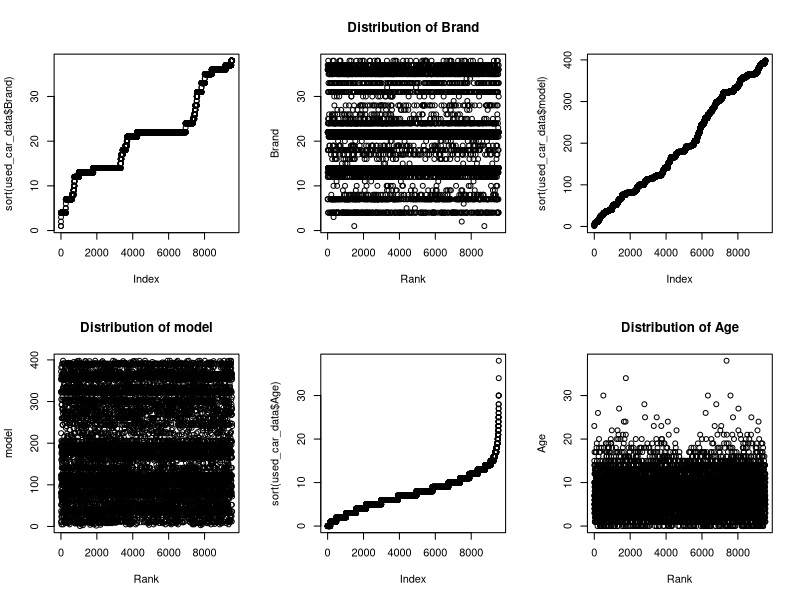
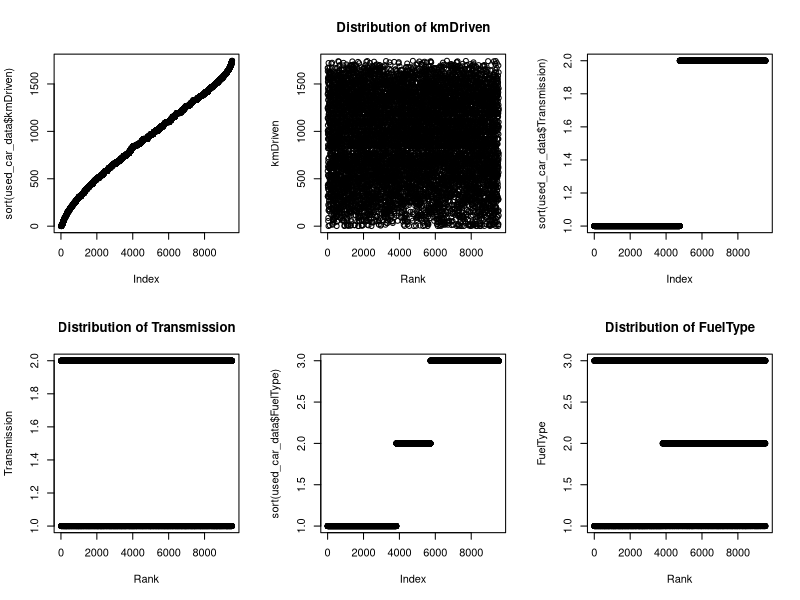
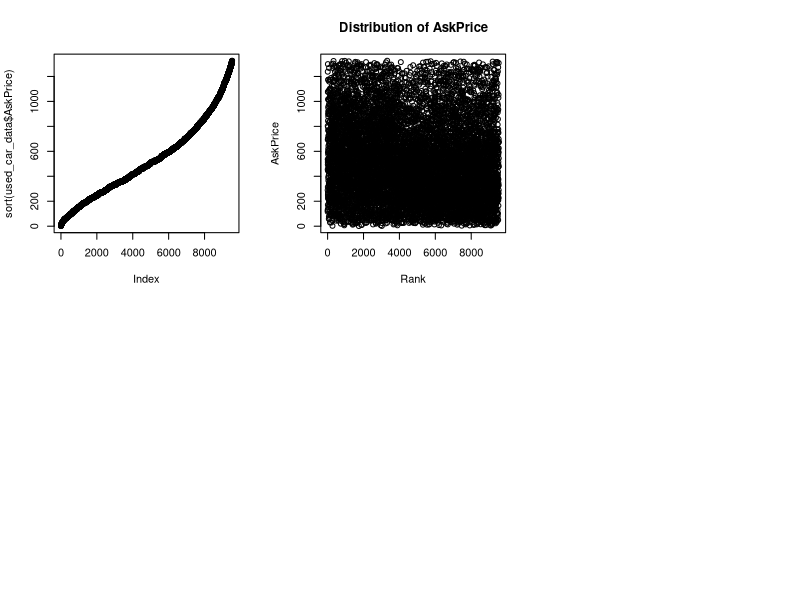
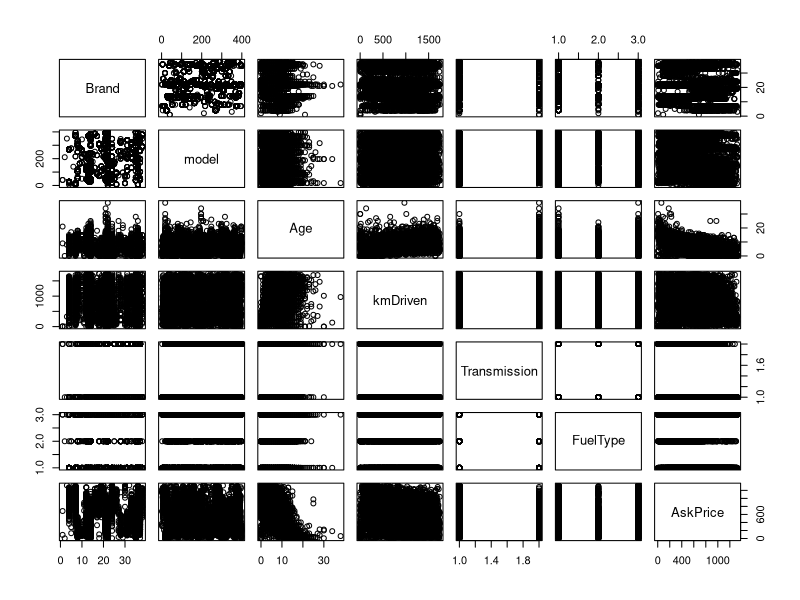
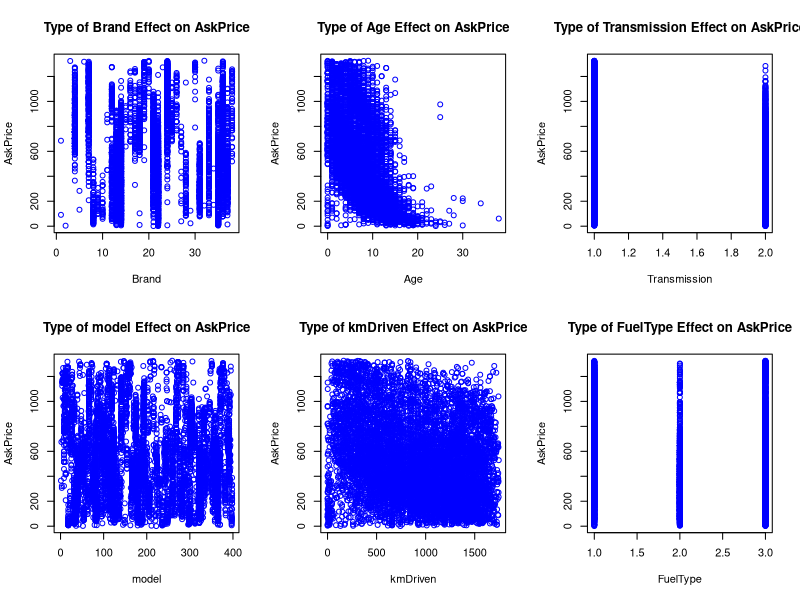
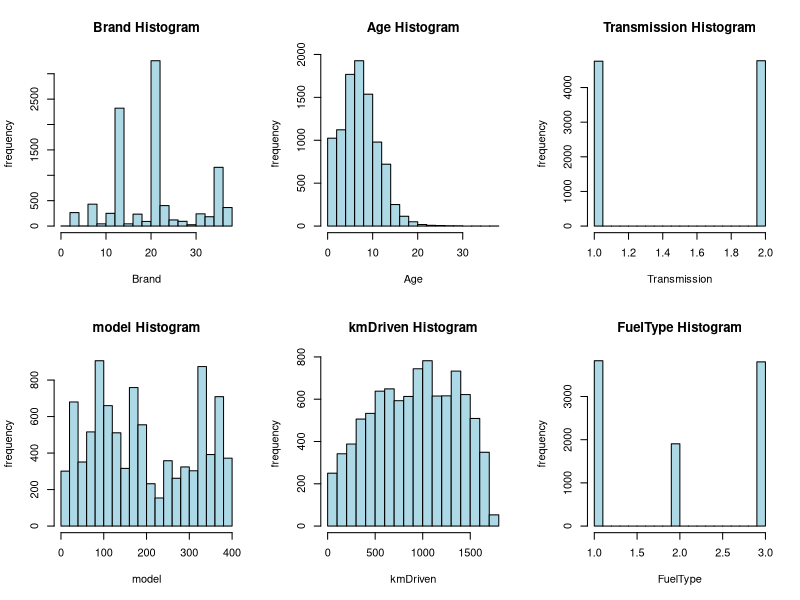
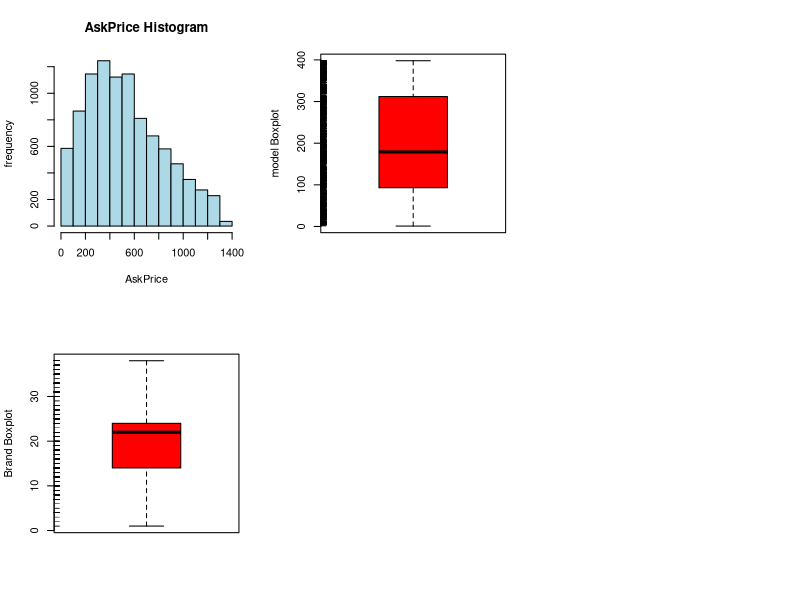
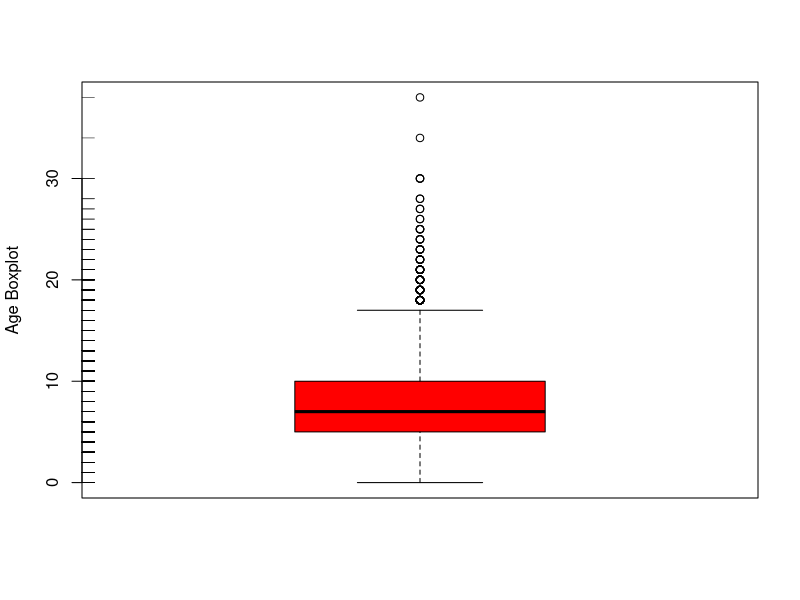

Write the R code that produced these figures, in order.

install.packages(c("dplyr", "lubridate", "tidyr"))
used_car_data <- read.csv("used_car_dataset.csv", na.strings="")
library(dplyr)
library(lubridate)
library(tidyr)
DF<-data.frame()
View(used_car_data)
dim(used_car_data)
names(used_car_data)

colSums(is.na(used_car_data))

KmDriven_counts <- table(used_car_data$kmDriven)

sorted_kmDriven_counts <- sort(KmDriven_counts, decreasing = TRUE)
most_frequent_kmDriven <- names(sorted_kmDriven_counts)[1]

print(most_frequent_kmDriven)

used_car_data <- na.omit(used_car_data)

colSums(is.na(used_car_data))
#used_car_data$PostedDate <- dmy(used_car_data$PostedDate)

 
  used_car_data <- used_car_data[, -3]
 
  used_car_data$Age[used_car_data$Age<0]<-used_car_data$Age[used_car_data$Age<0]*(-1)
  
  used_car_data <- used_car_data[, -6]
  
  used_car_data <- used_car_data[, -8]
  
  #used_car_data$KmDriven <- as.character(used_car_data$KmDriven)
  
  #.str.replace(' km', '').str.replace(',', '').astype(float)

  used_car_data$kmDriven <- as.numeric(gsub("[ km,]", "", used_car_data$kmDriven))
  
  
  used_car_data$AskPrice <- as.numeric(gsub('[₹,]', '', used_car_data$AskPrice))
  
  used_car_data$Brand <- as.factor(used_car_data$Brand)
  used_car_data$Brand <- as.numeric(used_car_data$Brand)
  
  used_car_data$model <- as.factor(used_car_data$model)
  used_car_data$model <- as.numeric(used_car_data$model)
  
  used_car_data$kmDriven <- as.factor(used_car_data$kmDriven)
  used_car_data$kmDriven <- as.numeric(used_car_data$kmDriven)
  
  used_car_data$Transmission <- as.factor(used_car_data$Transmission)
  used_car_data$Transmission <- as.numeric(used_car_data$Transmission)
  
  used_car_data$FuelType <- as.factor(used_car_data$FuelType)
  used_car_data$FuelType <- as.numeric(used_car_data$FuelType)
  used_car_data$AskPrice <- as.factor(used_car_data$AskPrice)
  used_car_data$AskPrice <- as.numeric(used_car_data$AskPrice)
  

  
  used_car_data <- used_car_data[, -7]
  str(used_car_data)
  par(mfrow=c(2,3))
  
  plot(sort(used_car_data$Brand))
  plot(used_car_data$Brand, ylab = "Brand", xlab = "Rank", main = "Distribution of Brand")
  

  plot(sort(used_car_data$model))
  plot(used_car_data$model, ylab = "model", xlab = "Rank", main = "Distribution of model")
  
  
  plot(sort(used_car_data$Age))
  plot(used_car_data$Age, ylab = "Age", xlab = "Rank", main = "Distribution of Age")
  
  
  plot(sort(used_car_data$kmDriven))
  plot(used_car_data$kmDriven, ylab = "kmDriven", xlab = "Rank", main = "Distribution of kmDriven")
  
 
  plot(sort(used_car_data$Transmission))
  plot(used_car_data$Transmission, ylab = "Transmission", xlab = "Rank", main = "Distribution of Transmission")
  

  plot(sort(used_car_data$FuelType))
  plot(used_car_data$FuelType, ylab = "FuelType", xlab = "Rank", main = "Distribution of FuelType")
  

  plot(sort(used_car_data$AskPrice))
  plot(used_car_data$AskPrice, ylab = "AskPrice", xlab = "Rank", main = "Distribution of AskPrice")
  
  plot(used_car_data)
  
  
  plot(used_car_data$Brand, used_car_data$AskPrice, 
       xlab = "Brand", ylab = "AskPrice", 
       main = "Type of Brand Effect on AskPrice", 
       col = "blue")
  
  plot(used_car_data$model, used_car_data$AskPrice, 
       xlab = "model", ylab = "AskPrice", 
       main = "Type of model Effect on AskPrice", 
       col = "blue")
  
  plot(used_car_data$Age, used_car_data$AskPrice, 
       xlab = "Age", ylab = "AskPrice", 
       main = "Type of Age Effect on AskPrice", 
       col = "blue")
  
  plot(used_car_data$kmDriven, used_car_data$AskPrice, 
       xlab = "kmDriven", ylab = "AskPrice", 
       main = "Type of kmDriven Effect on AskPrice", 
       col = "blue")
  
  
  plot(used_car_data$Transmission, used_car_data$AskPrice, 
       xlab = "Transmission", ylab = "AskPrice", 
       main = "Type of Transmission Effect on AskPrice", 
       col = "blue")
  
  
  plot(used_car_data$FuelType, used_car_data$AskPrice, 
       xlab = "FuelType", ylab = "AskPrice", 
       main = "Type of FuelType Effect on AskPrice", 
       col = "blue")
  

  hist(used_car_data$Brand, col = "lightblue", ylab="frequency" ,xlab = "Brand", main = "Brand Histogram")
  
  hist(used_car_data$model, col = "lightblue", ylab="frequency" ,xlab = "model", main = "model Histogram")
  
  hist(used_car_data$Age, col = "lightblue", ylab="frequency" ,xlab = "Age", main = "Age Histogram")
  
  hist(used_car_data$kmDriven, col = "lightblue", ylab="frequency" ,xlab = "kmDriven", main = "kmDriven Histogram") 
  
  hist(used_car_data$Transmission, col = "lightblue", ylab="frequency" ,xlab = "Transmission", main = "Transmission Histogram")
  
  hist(used_car_data$FuelType, col = "lightblue", ylab="frequency" ,xlab = "FuelType", main = "FuelType Histogram")
  
  hist(used_car_data$AskPrice, col = "lightblue", ylab="frequency" ,xlab = "AskPrice", main = "AskPrice Histogram")
  

    boxplot(used_car_data$Brand, col = rainbow(6), ylab = "Brand Boxplot")
  rug(used_car_data$Brand,side=2)

  
    boxplot(used_car_data$model, col = rainbow(6), ylab = "model Boxplot")
  rug(used_car_data$model,side=2)

  
#__founding outliers in Age
  dev.new()
    boxplot(used_car_data$Age, col = rainbow(6), ylab = "Age Boxplot")
  rug(used_car_data$Age,side=2)
  
age_out_rm <- boxplot.stats(used_car_data$Age)$out
out_in <- which(used_car_data$Age %in% c(age_out_rm))

used_car_data<-used_car_data[-out_in,] # remove outliers


dev.new()
boxplot(used_car_data[-out_in,]$Age, col = rainbow(6), ylab = "Age Boxplot")
rug(used_car_data$Age,side=2)

#____________________________

  boxplot(used_car_data$kmDriven, col = rainbow(6), ylab = "kmDriven Boxplot")
  rug(used_car_data$kmDriven,side=2)
  

  boxplot(used_car_data$Transmission, col = rainbow(6), ylab = "Transmission Boxplot")
  rug(used_car_data$Transmission,side=2)

  boxplot(used_car_data$FuelType, col = rainbow(6), ylab = "FuelType Boxplot")
  rug(used_car_data$FuelType,side=2)

  boxplot(used_car_data$AskPrice, col = rainbow(6), ylab = "AskPrice Boxplot")
  rug(used_car_data$AskPrice,side=2)

  boxplot(used_car_data, col = rainbow(6), ylab = "used_car_data Boxplot")
  

#_______________MODELS________________#
  
  # needed packages
  install.packages('caret', dependencies = TRUE)
  install.packages("xgboost")
  install.packages("caret")
  library(caret)
  
# 1. Linear Regression
  
#split data
trainIndex <- createDataPartition(used_car_data$AskPrice, p = 0.8, list = FALSE)
trainData <- used_car_data[trainIndex, ]
testData <- used_car_data[-trainIndex, ]

dim(trainIndex)
dim(trainData)
dim(testData)
 
# training model 
linear_model_cars <- lm(AskPrice ~. , data = trainData)

str(linear_model_cars)

# calculate rmse for trained data
used_car_reg_rmse_train <- trainData %>%
  mutate(pred.reg.train = predict(linear_model_cars))

View(used_car_reg_rmse_train)

dev.new()
plot(used_car_reg_rmse_train$AskPrice, used_car_reg_rmse_train$pred.reg.train)
abline(0, 1, col = "red")

mse <- used_car_reg_rmse_train %>%
  mutate(error = pred.reg.train - AskPrice,
         sq.error = error^2) %>%
  summarise(mse = mean(sq.error))

View(mse)

rmse_train<-sqrt(mse)
print(rmse_train)

#calculate rmse for test data

pred_reg_test <- predict(linear_model_cars, newdata = testData)
reg_rmse_test <- sqrt(mean((pred_reg_test - testData$AskPrice)^2))

r_squared <- cor(testData$AskPrice, pred_reg_test)^2
print(r_squared)
print(reg_rmse_test)

#______________________________________________

